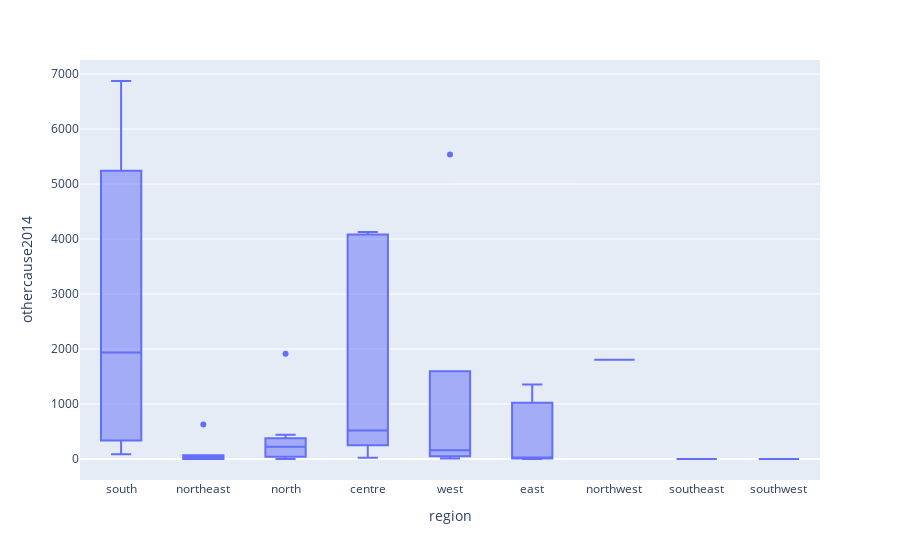

The notebook cell this image was saved under:
### Code cell
fig =px.box(df,x='region',y='othercause2014') 
fig.show()

### Figure 1 — Plotly figure (JSON) as saved in the notebook; plotly's stock layout.template omitted (floating-point values rounded to 4 significant figures)
{"data": [{"alignmentgroup": "True", "hovertemplate": "region=%{x}<br>othercause2014=%{y}<extra></extra>", "legendgroup": "", "marker": {"color": "#636efa"}, "name": "", "notched": false, "offsetgroup": "", "orientation": "v", "showlegend": false, "type": "box", "x": ["south", "northeast", "northeast", "north", "centre", "west", "west", "north", "north", "north", "centre", "south", "south", "centre", "west", "northeast", "northeast", "east", "northeast", "centre", "north", "northwest", "northeast", "south", "centre", "east", "north", "north", "east", "southeast", "north", "west", "west", "southwest", "south"], "x0": " ", "xaxis": "x", "y": [1938, 22, 628, 439, 520, 159, 283, 292, 0, 315, 25, 4700, 86, 4130, 5537, 0, 0, 28, 70, 326, 153, 1803, 51, 6874, 4065, 0, 72, 1915, 1356, 0, 7, 65, 10, 0, 417], "y0": " ", "yaxis": "y"}], "layout": {"boxmode": "group", "legend": {"tracegroupgap": 0}, "margin": {"t": 60}, "xaxis": {"anchor": "y", "domain": [0, 1], "title": {"text": "region"}}, "yaxis": {"anchor": "x", "domain": [0, 1], "title": {"text": "othercause2014"}}}}
